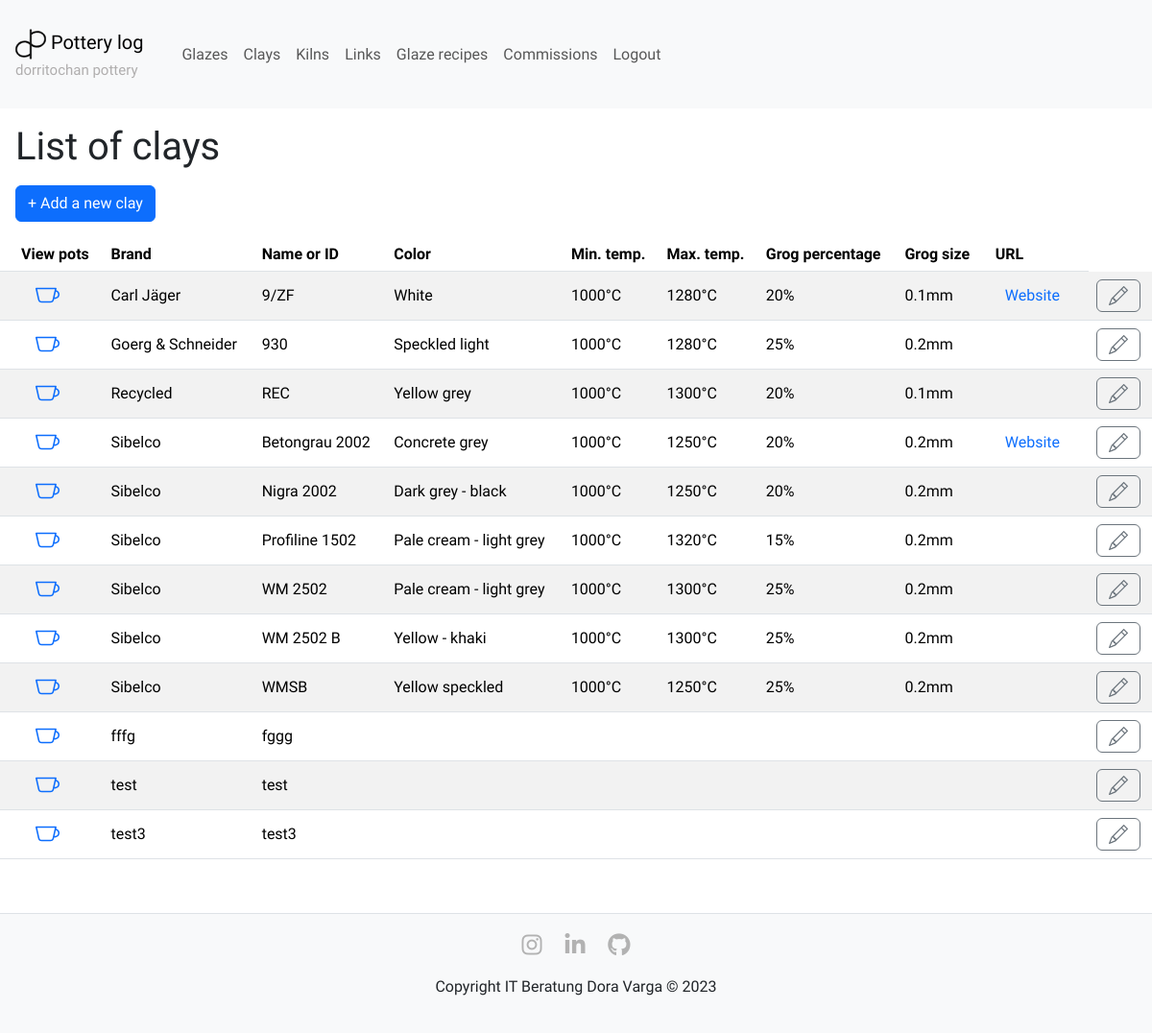
Screenshot of /viewclays (signed in) with the database file from the repository.
### app/models.py (models this page shows, shortened)
class Clay(db.Model):
    __tablename__ = 'clay'
    id = db.Column(db.Integer, primary_key=True)
    brand = db.Column(db.String(140), index=True)
    name_id = db.Column(db.String(140), index=True)
    color = db.Column(db.String(140))
    temp_min = db.Column(db.Integer) # in °C
    temp_max = db.Column(db.Integer) # in °C
    grog_percent = db.Column(db.Integer) # in %
    grog_size_max = db.Column(db.Float) # in mm
    url = db.Column(db.String)
    pots = db.relationship('Pot', backref='made_with_clay', lazy='dynamic')

### app/controller.py (the view)
@app.route('/viewclays')
@login_required
def view_clays():
    clays = Clay.query.order_by(Clay.brand, Clay.name_id).all()
    clay_form = AddClayForm()
    return render_template('viewclays.html', title='List of clays', clays=clays, clay_form=clay_form)

### app/models.py (called while the page is built)
@login.user_loader
def load_user(id):
    return User.query.get(int(id))

### app/templates/viewclays.html (shortened to what this page needs)
{% extends 'layout.html' %}
{% block main %}
<h1 class="m-3">List of clays</h1>
<div class="m-3">
    <button id="add-new-clay" type="button" class="btn btn-primary" data-toggle="modal" data-target="#modal-add-edit-clay" data-reload-page="true">&plus; Add a new clay</button>
</div>
<table class="table table-striped table-hover-color table-hover">
    <thead>
        <tr>
            <th>View pots</th>
            <th>Brand</th>
            <th>Name or ID</th>
            <th>Color</th>
            <th>Min. temp.</th>
            <th>Max. temp.</th>
            <th>Grog percentage</th>
            <th>Grog size</th>
            <th style="padding: 8px 13px;">URL</th>
        </tr>
    </thead>
    <tbody>
        {% for clay in clays %}
        <tr>
            <td class="vertical-center">
                <a href="{{ url_for('show_clay', clay_id=clay.id) }}" class="hover-border-link">
                </a>
            </td>
            <td class="vertical-center">{{ clay.brand or '' }}</td>
            <td class="vertical-center">{{ clay.name_id or '' }}</td>
            <td class="vertical-center">{{ clay.color or '' }}</td>
            <td class="vertical-center">{{ clay.temp_min ~ '°C' if clay.temp_min else '' }}</td>
            <td class="vertical-center">{{ clay.temp_max ~ '°C' if clay.temp_max else '' }}</td>
            <td class="vertical-center">{{ clay.grog_percent ~ '%' if clay.grog_percent else '' }}</td>
            <td class="vertical-center">{{ clay.grog_size_max ~ 'mm' if clay.grog_size_max else '' }}</td>
            <td class="vertical-center">
                {% if clay.url %}
                    <a class="hover-border-link" href="{{ clay.url }}" target="_blank">
                        Website
                    </a>
                {% endif %}
            </td>
            <td>
                <button type="button" class="btn btn-outline-secondary" id="open-modal-edit-item-{{ clay.id }}" data-toggle="modal" data-target="#modal-add-edit-clay" data-reload-page="true" data-itemtype="clay">
                </button>
            </td>
        </tr>
        {% endfor %}
    </tbody>
</table>
{% endblock %}

### app/static/css/styles.css (style rules this page uses)
body { margin: 0; font-family: 'Quicksand', sans-serif; display: flex; flex-direction: column; min-height: 100vh; }
a.hover-border-link { color: #0d6efd; text-decoration: none; padding: 8px 13px; border: 2px solid transparent; transition: all 0.1s; }
.vertical-center { vertical-align: middle; }
.table.table-striped td:nth-child(1), .table.table-striped th:nth-child(1) { padding-left: 22px; }

### rows the page displays
Clay: brand "Carl Jäger", name "9/ZF", color "White", temp_min "1000°C", temp_max "1280°C", grog_percent "20%", grog_size_max "0.1mm"
Clay: brand "Goerg & Schneider", name "930", color "Speckled light", temp_min "1000°C", temp_max "1280°C", grog_percent "25%", grog_size_max "0.2mm"
Clay: brand "Recycled", name "REC", color "Yellow grey", temp_min "1000°C", temp_max "1300°C", grog_percent "20%", grog_size_max "0.1mm"
Clay: brand "Sibelco", name "Betongrau 2002", color "Concrete grey", temp_min "1000°C", temp_max "1250°C", grog_percent "20%", grog_size_max "0.2mm"
Clay: brand "Sibelco", name "Nigra 2002", color "Dark grey - black", temp_min "1000°C", temp_max "1250°C", grog_percent "20%", grog_size_max "0.2mm"
Clay: brand "Sibelco", name "Profiline 1502", color "Pale cream - light grey", temp_min "1000°C", temp_max "1320°C", grog_percent "15%", grog_size_max "0.2mm"
Clay: brand "Sibelco", name "WM 2502", color "Pale cream - light grey", temp_min "1000°C", temp_max "1300°C", grog_percent "25%", grog_size_max "0.2mm"
Clay: brand "Sibelco", name "WM 2502 B", color "Yellow - khaki", temp_min "1000°C", temp_max "1300°C", grog_percent "25%", grog_size_max "0.2mm"
Clay: brand "Sibelco", name "WMSB", color "Yellow speckled", temp_min "1000°C", temp_max "1250°C", grog_percent "25%", grog_size_max "0.2mm"
Clay: brand "fffg", name "fggg"
Clay: brand "test", name "test"
Clay: brand "test3", name "test3"
